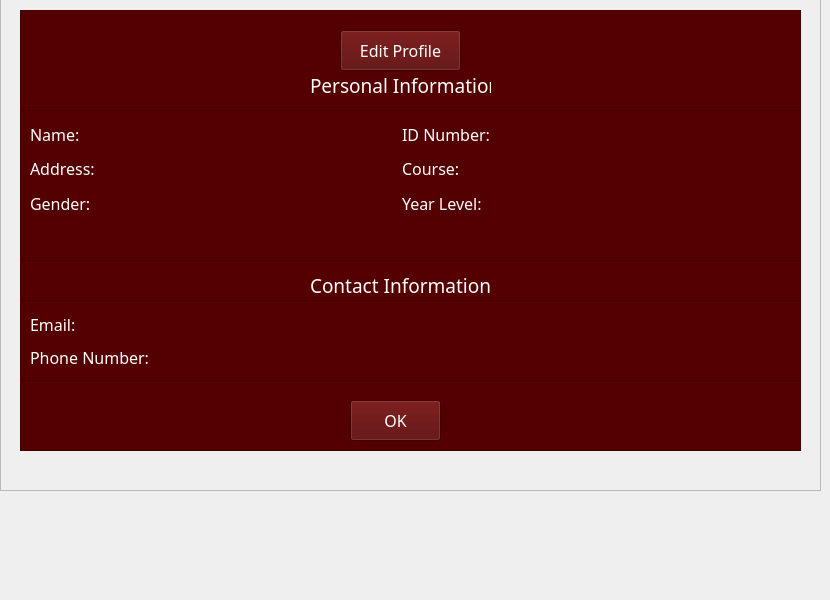
     <widget class="QWidget" name="profile">
      <widget class="QFrame" name="frame_6">
       <property name="geometry">
        <rect>
         <x>20</x>
         <y>10</y>
         <width>781</width>
         <height>441</height>
        </rect>
       </property>
       <property name="styleSheet">
        <string notr="true">background-color: rgb(85, 0, 0);</string>
       </property>
       <property name="frameShape">
        <enum>QFrame::StyledPanel</enum>
       </property>
       <property name="frameShadow">
        <enum>QFrame::Raised</enum>
       </property>
       <widget class="QLabel" name="label_42">
        <property name="geometry">
         <rect>
          <x>290</x>
          <y>260</y>
          <width>181</width>
          <height>31</height>
         </rect>
        </property>
        <property name="font">
         <font>
          <family>Microsoft JhengHei UI Light</family>
          <pointsize>14</pointsize>
          <weight>50</weight>
          <bold>false</bold>
         </font>
        </property>
        <property name="styleSheet">
         <string notr="true">color: rgb(255, 255, 255);</string>
        </property>
        <property name="text">
         <string>Contact Information</string>
        </property>
       </widget>
       <widget class="QLabel" name="label_85">
        <property name="geometry">
         <rect>
          <x>290</x>
          <y>60</y>
          <width>181</width>
          <height>31</height>
         </rect>
        </property>
        <property name="font">
         <font>
          <family>Microsoft JhengHei UI Light</family>
          <pointsize>14</pointsize>
          <weight>50</weight>
          <bold>false</bold>
         </font>
        </property>
        <property name="styleSheet">
         <string notr="true">color: rgb(255, 255, 255);</string>
        </property>
        <property name="text">
         <string>Personal Information</string>
        </property>
       </widget>
       <widget class="QFrame" name="frame_7">
        <property name="geometry">
         <rect>
          <x>0</x>
          <y>100</y>
          <width>781</width>
          <height>151</height>
         </rect>
        </property>
        <property name="styleSheet">
         <string notr="true"/>
        </property>
        <property name="frameShape">
         <enum>QFrame::StyledPanel</enum>
        </property>
        <property name="frameShadow">
         <enum>QFrame::Raised</enum>
        </property>
        <layout class="QGridLayout" name="gridLayout_11">
         <item row="1" column="0">
          <widget class="QLabel" name="label_14">
           <property name="sizePolicy">
            <sizepolicy hsizetype="Maximum" vsizetype="Preferred">
             <horstretch>0</horstretch>
             <verstretch>0</verstretch>
            </sizepolicy>
           </property>
           <property name="font">
            <font>
             <family>Microsoft JhengHei UI Light</family>
             <pointsize>12</pointsize>
             <weight>50</weight>
             <bold>false</bold>
            </font>
           </property>
           <property name="styleSheet">
            <string notr="true">color: rgb(255, 255, 255);</string>
           </property>
           <property name="text">
            <string>Name:</string>
           </property>
          </widget>
         </item>
         <item row="1" column="2">
          <widget class="QLabel" name="label_13">
           <property name="sizePolicy">
            <sizepolicy hsizetype="Maximum" vsizetype="Preferred">
             <horstretch>0</horstretch>
             <verstretch>0</verstretch>
            </sizepolicy>
           </property>
           <property name="font">
            <font>
             <family>Microsoft JhengHei UI Light</family>
             <pointsize>12</pointsize>
             <weight>50</weight>
             <bold>false</bold>
            </font>
           </property>
           <property name="styleSheet">
            <string notr="true">color: rgb(255, 255, 255);</string>
           </property>
           <property name="text">
            <string>ID Number:</string>
           </property>
          </widget>
         </item>
         <item row="3" column="1">
          <widget class="QLabel" name="genderprof">
           <property name="font">
            <font>
             <family>Microsoft JhengHei UI Light</family>
             <pointsize>12</pointsize>
            </font>
           </property>
           <property name="styleSheet">
            <string notr="true">border-image: url(:/icons/gray transparent.png);</string>
           </property>
           <property name="text">
            <string/>
           </property>
          </widget>
         </item>
         <item row="3" column="0">
          <widget class="QLabel" name="label_15">
           <property name="sizePolicy">
            <sizepolicy hsizetype="Maximum" vsizetype="Preferred">
             <horstretch>0</horstretch>
             <verstretch>0</verstretch>
            </sizepolicy>
           </property>
           <property name="font">
            <font>
             <family>Microsoft JhengHei UI Light</family>
             <pointsize>12</pointsize>
             <weight>50</weight>
             <bold>false</bold>
            </font>
           </property>
           <property name="styleSheet">
            <string notr="true">color: rgb(255, 255, 255);</string>
           </property>
           <property name="text">
            <string>Gender:</string>
           </property>
          </widget>
         </item>
         <item row="2" column="1">
          <widget class="QLabel" name="addressprof">
           <property name="font">
            <font>
             <family>Microsoft JhengHei UI Light</family>
             <pointsize>12</pointsize>
            </font>
           </property>
           <property name="styleSheet">
            <string notr="true">border-image: url(:/icons/gray transparent.png);</string>
           </property>
           <property name="text">
            <string/>
           </property>
          </widget>
         </item>
         <item row="1" column="1">
          <widget class="QLabel" name="nameprof">
           <property name="font">
            <font>
             <family>Microsoft JhengHei UI Light</family>
             <pointsize>12</pointsize>
            </font>
           </property>
           <property name="styleSheet">
            <string notr="true">border-image: url(:/icons/gray transparent.png);</string>
           </property>
           <property name="text">
            <string/>
           </property>
          </widget>
         </item>
         <item row="2" column="2">
          <widget class="QLabel" name="label_17">
           <property name="font">
            <font>
             <family>Microsoft JhengHei UI Light</family>
             <pointsize>12</pointsize>
             <weight>50</weight>
             <bold>false</bold>
            </font>
           </property>
           <property name="styleSheet">
            <string notr="true">color: rgb(255, 255, 255);</string>
           </property>
           <property name="text">
            <string>Course:</string>
           </property>
          </widget>
         </item>
         <item row="2" column="0">
          <widget class="QLabel" name="label_16">
           <property name="sizePolicy">
            <sizepolicy hsizetype="Maximum" vsizetype="Preferred">
             <horstretch>0</horstretch>
             <verstretch>0</verstretch>
            </sizepolicy>
           </property>
           <property name="font">
            <font>
             <family>Microsoft JhengHei UI Light</family>
             <pointsize>12</pointsize>
             <weight>50</weight>
             <bold>false</bold>
            </font>
           </property>
           <property name="styleSheet">
            <string notr="true">color: rgb(255, 255, 255);</string>
           </property>
           <property name="text">
            <string>Address:</string>
           </property>
          </widget>
         </item>
         <item row="1" column="3">
          <widget class="QLabel" name="idnumprof">
           <property name="font">
            <font>
             <family>Microsoft JhengHei UI Light</family>
             <pointsize>12</pointsize>
            </font>
           </property>
           <property name="styleSheet">
            <string notr="true">border-image: url(:/icons/gray transparent.png);</string>
           </property>
           <property name="text">
            <string/>
           </property>
          </widget>
         </item>
         <item row="3" column="3">
          <widget class="QLabel" name="yearlevelprof">
           <property name="font">
            <font>
             <family>Microsoft JhengHei UI Light</family>
             <pointsize>12</pointsize>
            </font>
           </property>
           <property name="styleSheet">
            <string notr="true">border-image: url(:/icons/gray transparent.png);</string>
           </property>
           <property name="text">
            <string/>
           </property>
          </widget>
         </item>
         <item row="2" column="3">
          <widget class="QLabel" name="courseprof">
           <property name="font">
            <font>
             <family>Microsoft JhengHei UI Light</family>
             <pointsize>12</pointsize>
            </font>
           </property>
           <property name="styleSheet">
            <string notr="true">border-image: url(:/icons/gray transparent.png);</string>
           </property>
           <property name="text">
            <string/>
           </property>
          </widget>
         </item>
         <item row="3" column="2">
          <widget class="QLabel" name="label_18">
           <property name="font">
            <font>
             <family>Microsoft JhengHei UI Light</family>
             <pointsize>12</pointsize>
             <weight>50</weight>
             <bold>false</bold>
            </font>
           </property>
           <property name="styleSheet">
            <string notr="true">color: rgb(255, 255, 255);</string>
           </property>
           <property name="text">
            <string>Year Level:</string>
           </property>
          </widget>
         </item>
         <item row="4" column="3">
          <widget class="QLabel" name="notif">
           <property name="text">
            <string/>
           </property>
          </widget>
         </item>
        </layout>
       </widget>
       <widget class="QFrame" name="frame_18">
        <property name="geometry">
         <rect>
          <x>0</x>
          <y>290</y>
          <width>781</width>
          <height>81</height>
         </rect>
        </property>
        <property name="styleSheet">
         <string notr="true"/>
        </property>
        <property name="frameShape">
         <enum>QFrame::StyledPanel</enum>
        </property>
        <property name="frameShadow">
         <enum>QFrame::Raised</enum>
        </property>
        <layout class="QGridLayout" name="gridLayout_10">
         <item row="8" column="0">
          <widget class="QLabel" name="label_63">
           <property name="sizePolicy">
            <sizepolicy hsizetype="Maximum" vsizetype="Preferred">
             <horstretch>0</horstretch>
             <verstretch>0</verstretch>
            </sizepolicy>
           </property>
           <property name="font">
            <font>
             <family>Microsoft JhengHei UI Light</family>
             <pointsize>12</pointsize>
             <weight>50</weight>
             <bold>false</bold>
            </font>
           </property>
           <property name="styleSheet">
            <string notr="true">color: rgb(255, 255, 255);</string>
           </property>
           <property name="text">
            <string>Email:</string>
           </property>
          </widget>
         </item>
         <item row="9" column="0">
          <widget class="QLabel" name="label_69">
           <property name="sizePolicy">
            <sizepolicy hsizetype="Maximum" vsizetype="Preferred">
             <horstretch>0</horstretch>
             <verstretch>0</verstretch>
            </sizepolicy>
           </property>
           <property name="font">
            <font>
             <family>Microsoft JhengHei UI Light</family>
             <pointsize>12</pointsize>
             <weight>50</weight>
             <bold>false</bold>
            </font>
           </property>
           <property name="styleSheet">
            <string notr="true">color: rgb(255, 255, 255);</string>
           </property>
           <property name="text">
            <string>Phone Number:</string>
           </property>
          </widget>
         </item>
         <item row="9" column="1">
          <widget class="QLabel" name="contactprof">
           <property name="font">
            <font>
             <family>Microsoft JhengHei UI Light</family>
             <pointsize>12</pointsize>
            </font>
           </property>
           <property name="styleSheet">
            <string notr="true">border-image: url(:/icons/gray transparent.png);</string>
           </property>
           <property name="text">
            <string/>
           </property>
          </widget>
         </item>
         <item row="8" column="1">
          <widget class="QLabel" name="emailprof">
           <property name="font">
            <font>
             <family>Microsoft JhengHei UI Light</family>
             <pointsize>12</pointsize>
            </font>
           </property>
           <property name="styleSheet">
            <string notr="true">border-image: url(:/icons/gray transparent.png);</string>
           </property>
           <property name="text">
            <string/>
           </property>
          </widget>
         </item>
        </layout>
       </widget>
       <widget class="QPushButton" name="okbutton">
        <property name="geometry">
         <rect>
          <x>330</x>
          <y>390</y>
          <width>91</width>
          <height>41</height>
         </rect>
        </property>
        <property name="font">
         <font>
          <family>Microsoft JhengHei UI Light</family>
          <pointsize>12</pointsize>
         </font>
        </property>
        <property name="styleSheet">
         <string notr="true">border-image: url(:/icons/the-button-859346_640.png);
color: rgb(255, 255, 255);</string>
        </property>
        <property name="text">
         <string>OK</string>
        </property>
       </widget>
       <widget class="QPushButton" name="editprof">
        <property name="geometry">
         <rect>
          <x>320</x>
          <y>20</y>
          <width>121</width>
          <height>41</height>
         </rect>
        </property>
        <property name="font">
         <font>
          <family>Microsoft JhengHei UI Light</family>
          <pointsize>12</pointsize>
         </font>
        </property>
        <property name="styleSheet">
         <string notr="true">border-image: url(:/icons/the-button-859346_640.png);
color: rgb(255, 255, 255);</string>
        </property>
        <property name="text">
         <string>Edit Profile</string>
        </property>
       </widget>
       <widget class="QLineEdit" name="lineEdit">
        <property name="geometry">
         <rect>
          <x>350</x>
          <y>30</y>
          <width>16</width>
          <height>20</height>
         </rect>
        </property>
        <property name="frame">
         <bool>false</bool>
        </property>
       </widget>
       <widget class="QLineEdit" name="lineEdit_2">
        <property name="geometry">
         <rect>
          <x>380</x>
          <y>30</y>
          <width>16</width>
          <height>20</height>
         </rect>
        </property>
        <property name="frame">
         <bool>false</bool>
        </property>
       </widget>
       <zorder>lineEdit</zorder>
       <zorder>lineEdit_2</zorder>
       <zorder>label_42</zorder>
       <zorder>label_85</zorder>
       <zorder>frame_7</zorder>
       <zorder>frame_18</zorder>
       <zorder>okbutton</zorder>
       <zorder>editprof</zorder>
      </widget>
      <widget class="QFrame" name="frame_29">
       <property name="geometry">
        <rect>
         <x>0</x>
         <y>-100</y>
         <width>821</width>
         <height>591</height>
        </rect>
       </property>
       <property name="styleSheet">
        <string notr="true">border-image: url(:/icons/84239945.jpg);</string>
       </property>
       <property name="frameShape">
        <enum>QFrame::StyledPanel</enum>
       </property>
       <property name="frameShadow">
        <enum>QFrame::Raised</enum>
       </property>
      </widget>
      <zorder>frame_29</zorder>
      <zorder>frame_6</zorder>
     </widget>
